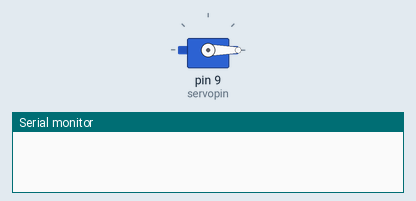
The sketch below on a simulated Arduino Uno, built with avr-gcc and run on an emulated ATmega328P. Shown: servo, the last lines printed to the serial monitor.

Above: at 0.05 s.
At 10.3 s:
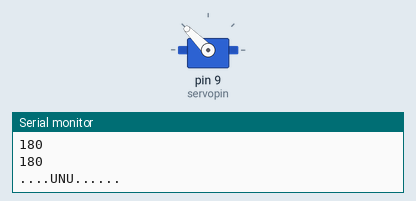
At 26.8 s:
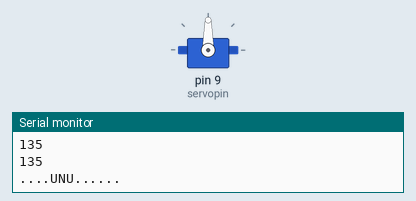
At 58.3 s:
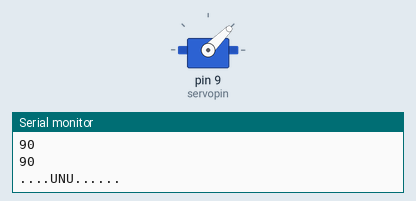
Timing chart, 0 to 78.0 s (numbered marks = the images above):
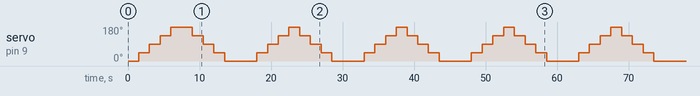

The sketch:

servomotor_cc.ino
```cpp
#include <Servo.h>
Servo motor1;
const int servopin = 9;
const int potentiometru = A3;
int unghi;
int valoare = 0;
int citire_pot;

void setup() {
  Serial.begin(9600);
  motor1.attach(servopin, 544, 2400);
}

void loop() {

//  citire_pot = analogRead(potentiometru);
//  analogWrite(servopin, citire_pot / 4); // valori analogRead valori de la 0 la 1023,
//  analogWrite valori de la 0 la 255

  for (int i = 0; i <= 4; i++){
    //........unu......ZERO
    motor1.write(valoare);
    delay(1500);

    Serial.println("valoarea este ");
    Serial.println(valoare);
    unghi = motor1.read();

    Serial.println(unghi);
    Serial.println("....UNU......");
    valoare += 45;
  }

  valoare = 180;
  analogWrite(servopin, 255);

  for (int i = 0; i <= 4; i++) {
    //........unu......ZERO
    motor1.write(valoare);
    delay(1500);

    Serial.println("valoarea este ");
    Serial.println(valoare);
    unghi = motor1.read();

    Serial.println(unghi);
    Serial.println("....UNU......");
    valoare -= 45;
  }
}
```

Measured:
- by itself, servo on pin 9 (servopin): moves between 0° and 180°, repeating every 60.0 s
